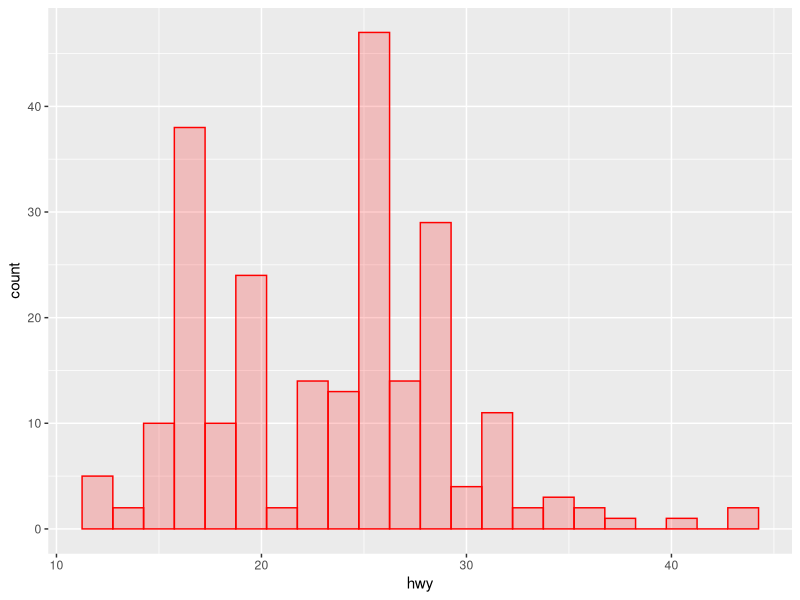
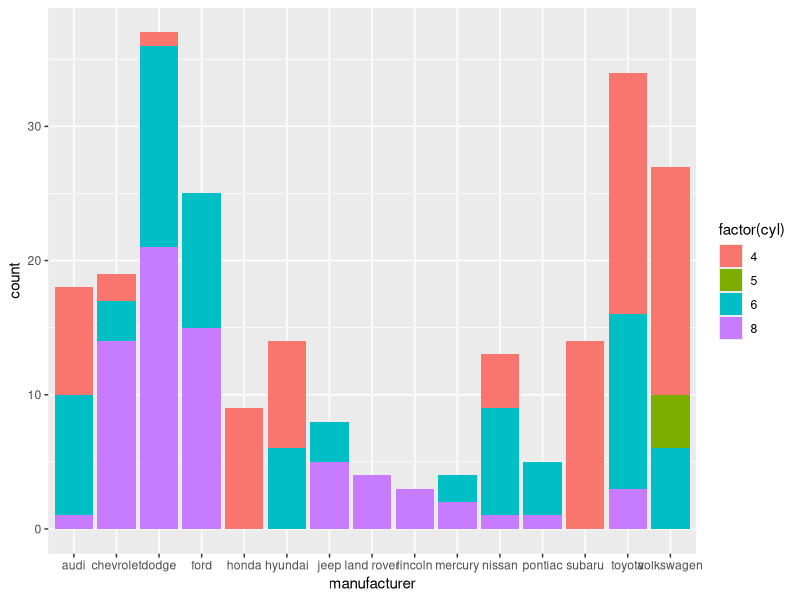
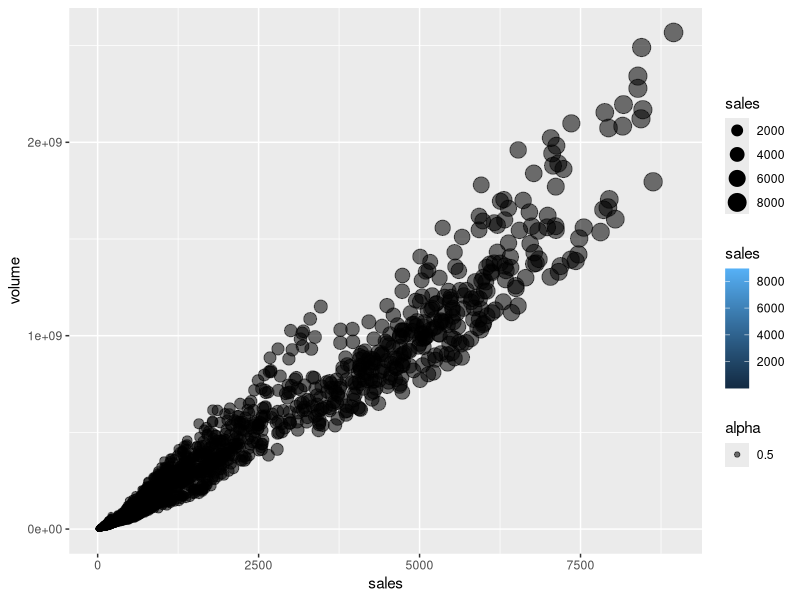
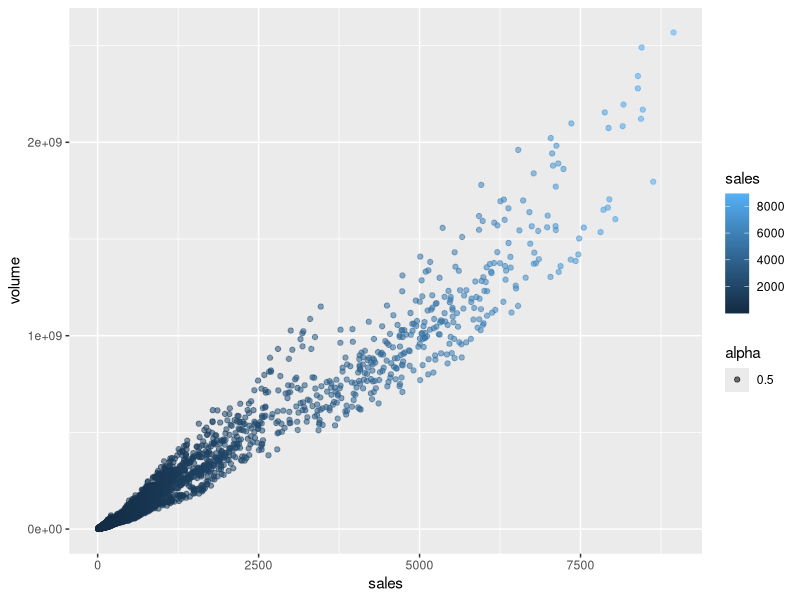
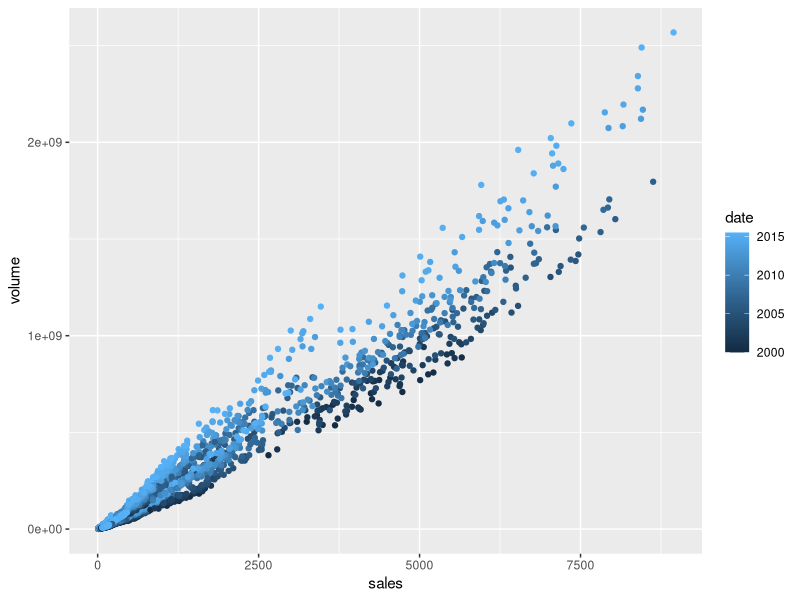
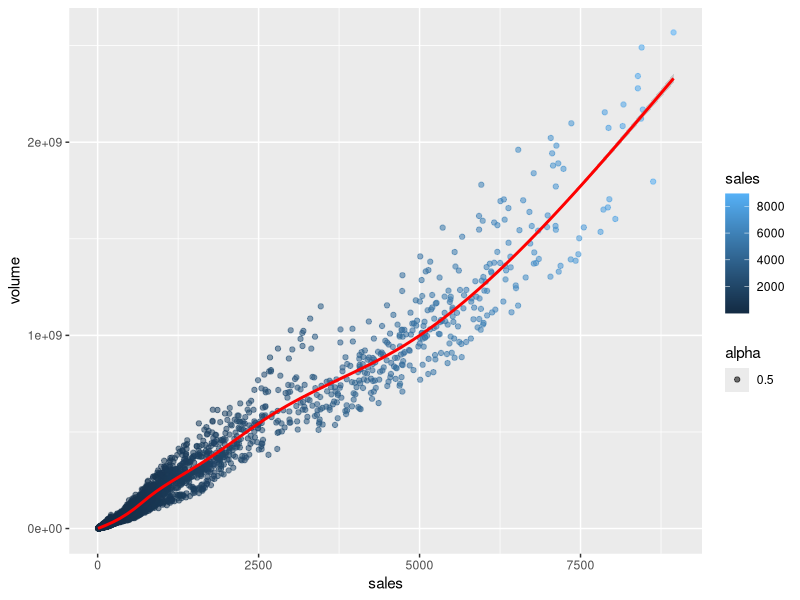

The R source for these figures, in order:
## This is Exercises for ggplot section
library(ggplot2)
library(ggthemes)
head(mpg)
##Histogram of hwy mpg values:
ex.pl <- ggplot(mpg, aes(x=hwy))
ex.pl1 <- ex.pl + geom_histogram(binwidth = 1.5, color = "red", fill = "red", alpha = 0.2)
print(ex.pl1)

str(mpg)
df <- mpg
#Barplot of car counts per manufacturer with color fill defined by cyl count
ex.pl2 <- ggplot(df, aes(x=manufacturer))
print(ex.pl2 + geom_bar(aes(x=manufacturer, fill=factor(cyl))))
##Create a scatterplot of volume versus sales. Afterwards play around with alpha and color arguments to clarify information.
head(txhousing)

ex.pl3 <- ggplot(txhousing, aes(x=sales, y=volume))
plot(ex.pl3 + geom_point(aes(alpha =0.5, fill =sales, size = sales)))
plot(ex.pl3 + geom_point(aes(color = sales, alpha = 0.5)))
plot(ex.pl3 + geom_point(aes(color= date)))

#Add a smooth fit line to the scatterplot from above. Hint: You may need to look up geom_smooth()
plot(ex.pl3 +geom_point(aes(color = sales, alpha = 0.5))+geom_smooth(color="red"))

